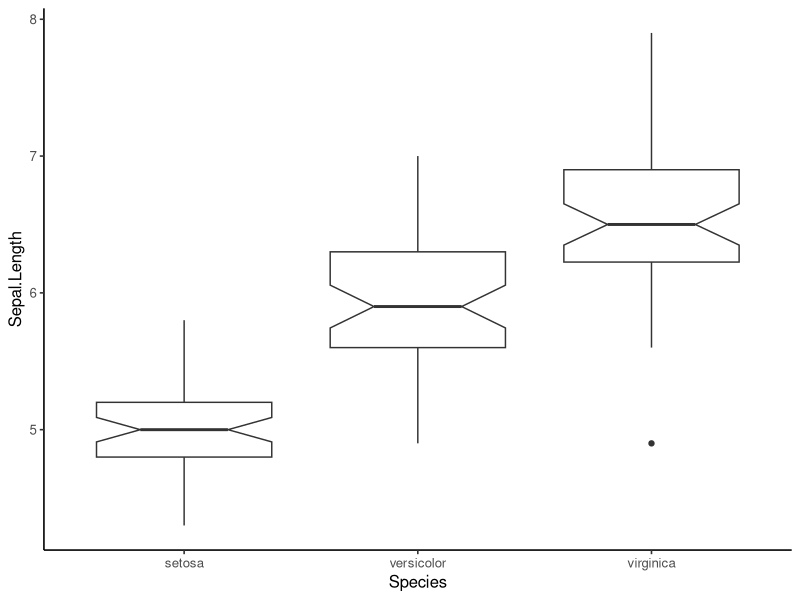
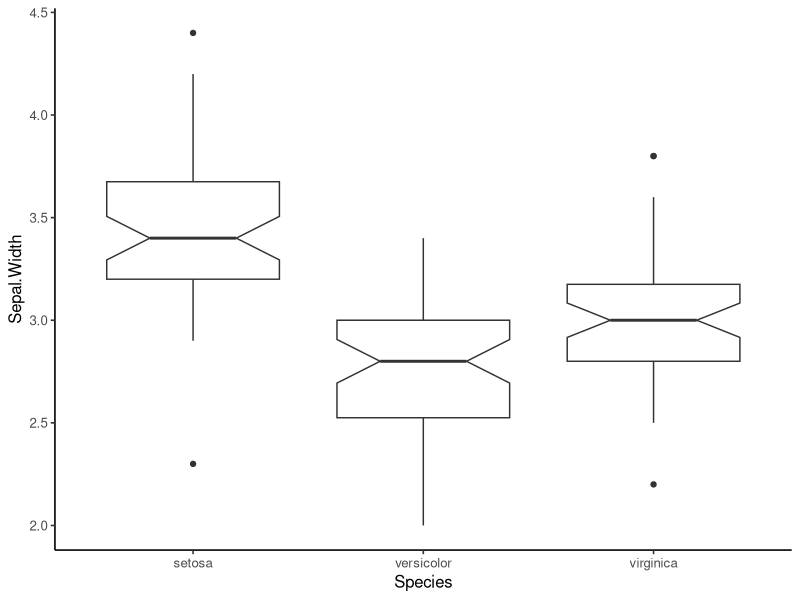
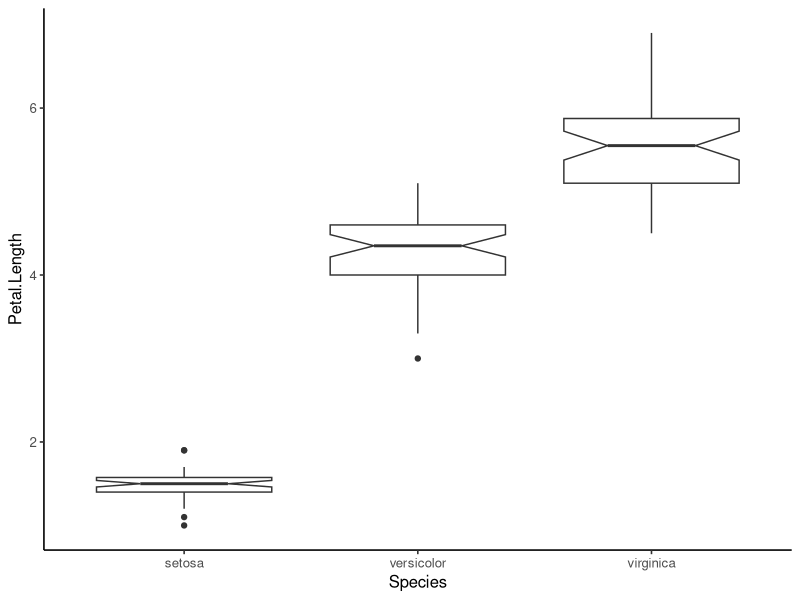
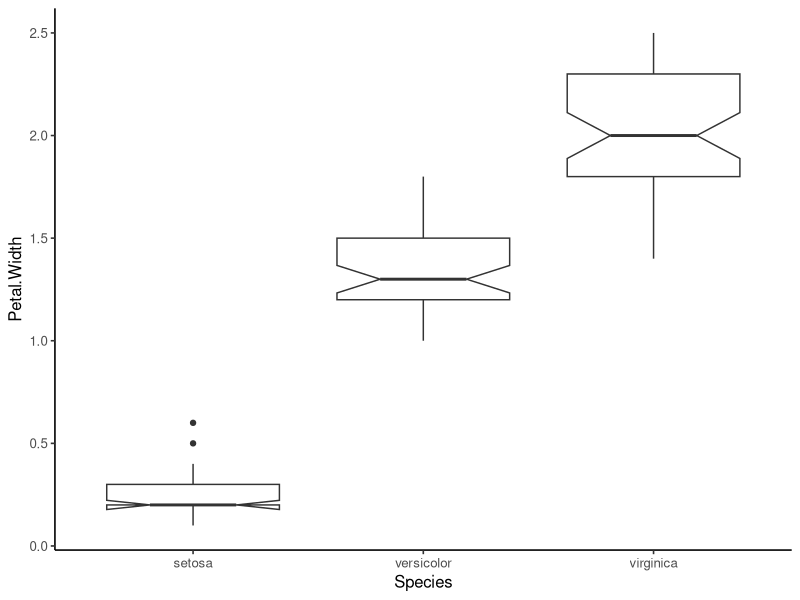

Recreate these plots in R, in order.
# Looping through variable names and plotting graph

library(ggplot2)


#get columns
variableR <- names(iris)[1:4]



Iris_plot <- function(df=iris, .y_var) {
    y_var <- sym(.y_var)
  ggplot(df, aes(x = Species, y = !! y_var)) + 
    geom_boxplot(notch = TRUE) +
    theme_classic(base_size = 12)
}


for(varR in variableR){
  # pdf(paste0(varR, ".pdf"))
  print(Iris_plot(df=iris,.y_var=varR))
  # dev.off()
}



